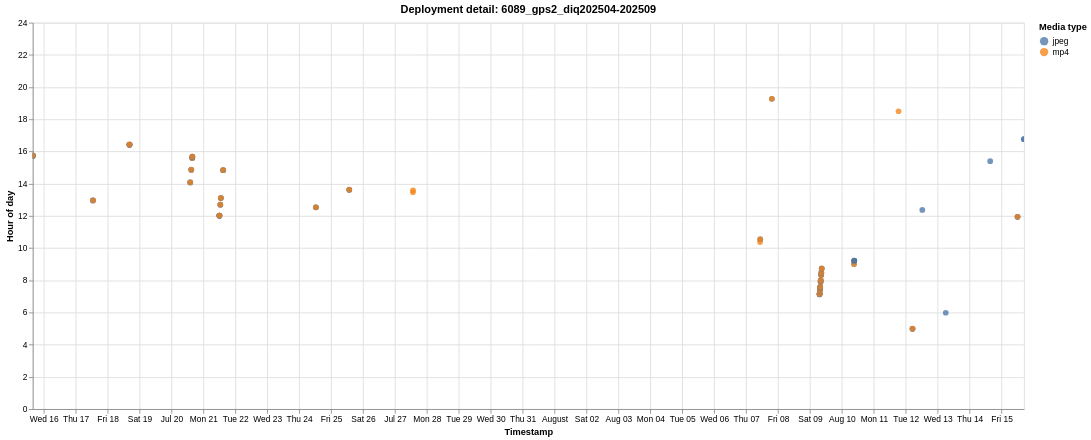

Express this chart as Vega-Lite.
### Vega-Lite specification from a JSON file in a GitHub repository (floating-point values rounded to 4 significant figures)
{"$schema": "https://vega.github.io/schema/vega-lite/v6.1.0.json", "config": {"view": {"continuousHeight": 300, "continuousWidth": 300}}, "data": {"name": "data-9f1a76628f048f1cec872d9e7650684e"}, "datasets": {"data-9f1a76628f048f1cec872d9e7650684e": [{"deployment": "6089_gps2_diq202504-202509", "deployment_order": 24, "event_index": 0, "hour_of_day": 15.71, "media_type": "jpeg", "timestamp": "2025-07-15T15:42:45"}, {"deployment": "6089_gps2_diq202504-202509", "deployment_order": 24, "event_index": 1, "hour_of_day": 15.71, "media_type": "jpeg", "timestamp": "2025-07-15T15:42:46"}, {"deployment": "6089_gps2_diq202504-202509", "deployment_order": 24, "event_index": 2, "hour_of_day": 15.72, "media_type": "mp4", "timestamp": "2025-07-15T15:43:08"}, {"deployment": "6089_gps2_diq202504-202509", "deployment_order": 24, "event_index": 3, "hour_of_day": 15.76, "media_type": "jpeg", "timestamp": "2025-07-15T15:45:34"}, {"deployment": "6089_gps2_diq202504-202509", "deployment_order": 24, "event_index": 4, "hour_of_day": 15.76, "media_type": "jpeg", "timestamp": "2025-07-15T15:45:35"}, {"deployment": "6089_gps2_diq202504-202509", "deployment_order": 24, "event_index": 5, "hour_of_day": 15.77, "media_type": "mp4", "timestamp": "2025-07-15T15:45:58"}, {"deployment": "6089_gps2_diq202504-202509", "deployment_order": 24, "event_index": 6, "hour_of_day": 12.96, "media_type": "jpeg", "timestamp": "2025-07-17T12:57:39"}, {"deployment": "6089_gps2_diq202504-202509", "deployment_order": 24, "event_index": 7, "hour_of_day": 12.96, "media_type": "jpeg", "timestamp": "2025-07-17T12:57:40"}, {"deployment": "6089_gps2_diq202504-202509", "deployment_order": 24, "event_index": 8, "hour_of_day": 12.97, "media_type": "mp4", "timestamp": "2025-07-17T12:58:02"}, {"deployment": "6089_gps2_diq202504-202509", "deployment_order": 24, "event_index": 9, "hour_of_day": 16.42, "media_type": "jpeg", "timestamp": "2025-07-18T16:24:58"}, {"deployment": "6089_gps2_diq202504-202509", "deployment_order": 24, "event_index": 10, "hour_of_day": 16.42, "media_type": "jpeg", "timestamp": "2025-07-18T16:24:59"}, {"deployment": "6089_gps2_diq202504-202509", "deployment_order": 24, "event_index": 11, "hour_of_day": 16.42, "media_type": "mp4", "timestamp": "2025-07-18T16:25:22"}, {"deployment": "6089_gps2_diq202504-202509", "deployment_order": 24, "event_index": 12, "hour_of_day": 16.43, "media_type": "jpeg", "timestamp": "2025-07-18T16:25:52"}, {"deployment": "6089_gps2_diq202504-202509", "deployment_order": 24, "event_index": 13, "hour_of_day": 16.43, "media_type": "jpeg", "timestamp": "2025-07-18T16:25:53"}, {"deployment": "6089_gps2_diq202504-202509", "deployment_order": 24, "event_index": 14, "hour_of_day": 16.44, "media_type": "mp4", "timestamp": "2025-07-18T16:26:14"}, {"deployment": "6089_gps2_diq202504-202509", "deployment_order": 24, "event_index": 15, "hour_of_day": 14.08, "media_type": "jpeg", "timestamp": "2025-07-20T14:04:43"}, {"deployment": "6089_gps2_diq202504-202509", "deployment_order": 24, "event_index": 16, "hour_of_day": 14.08, "media_type": "jpeg", "timestamp": "2025-07-20T14:04:44"}, {"deployment": "6089_gps2_diq202504-202509", "deployment_order": 24, "event_index": 17, "hour_of_day": 14.09, "media_type": "mp4", "timestamp": "2025-07-20T14:05:06"}, {"deployment": "6089_gps2_diq202504-202509", "deployment_order": 24, "event_index": 18, "hour_of_day": 14.86, "media_type": "jpeg", "timestamp": "2025-07-20T14:51:50"}, {"deployment": "6089_gps2_diq202504-202509", "deployment_order": 24, "event_index": 19, "hour_of_day": 14.86, "media_type": "jpeg", "timestamp": "2025-07-20T14:51:51"}, {"deployment": "6089_gps2_diq202504-202509", "deployment_order": 24, "event_index": 20, "hour_of_day": 14.87, "media_type": "mp4", "timestamp": "2025-07-20T14:52:12"}, {"deployment": "6089_gps2_diq202504-202509", "deployment_order": 24, "event_index": 21, "hour_of_day": 15.6, "media_type": "jpeg", "timestamp": "2025-07-20T15:35:44"}, {"deployment": "6089_gps2_diq202504-202509", "deployment_order": 24, "event_index": 22, "hour_of_day": 15.6, "media_type": "jpeg", "timestamp": "2025-07-20T15:35:45"}, {"deployment": "6089_gps2_diq202504-202509", "deployment_order": 24, "event_index": 23, "hour_of_day": 15.6, "media_type": "mp4", "timestamp": "2025-07-20T15:36:06"}, {"deployment": "6089_gps2_diq202504-202509", "deployment_order": 24, "event_index": 24, "hour_of_day": 15.67, "media_type": "jpeg", "timestamp": "2025-07-20T15:40:30"}, {"deployment": "6089_gps2_diq202504-202509", "deployment_order": 24, "event_index": 25, "hour_of_day": 15.68, "media_type": "jpeg", "timestamp": "2025-07-20T15:40:31"}, {"deployment": "6089_gps2_diq202504-202509", "deployment_order": 24, "event_index": 26, "hour_of_day": 15.68, "media_type": "mp4", "timestamp": "2025-07-20T15:40:52"}, {"deployment": "6089_gps2_diq202504-202509", "deployment_order": 24, "event_index": 27, "hour_of_day": 12.01, "media_type": "jpeg", "timestamp": "2025-07-21T12:00:18"}, {"deployment": "6089_gps2_diq202504-202509", "deployment_order": 24, "event_index": 28, "hour_of_day": 12.01, "media_type": "jpeg", "timestamp": "2025-07-21T12:00:19"}, {"deployment": "6089_gps2_diq202504-202509", "deployment_order": 24, "event_index": 29, "hour_of_day": 12.01, "media_type": "mp4", "timestamp": "2025-07-21T12:00:40"}, {"deployment": "6089_gps2_diq202504-202509", "deployment_order": 24, "event_index": 30, "hour_of_day": 12.02, "media_type": "jpeg", "timestamp": "2025-07-21T12:01:00"}, {"deployment": "6089_gps2_diq202504-202509", "deployment_order": 24, "event_index": 31, "hour_of_day": 12.02, "media_type": "jpeg", "timestamp": "2025-07-21T12:01:01"}, {"deployment": "6089_gps2_diq202504-202509", "deployment_order": 24, "event_index": 32, "hour_of_day": 12.02, "media_type": "mp4", "timestamp": "2025-07-21T12:01:22"}, {"deployment": "6089_gps2_diq202504-202509", "deployment_order": 24, "event_index": 33, "hour_of_day": 12.7, "media_type": "jpeg", "timestamp": "2025-07-21T12:41:49"}, {"deployment": "6089_gps2_diq202504-202509", "deployment_order": 24, "event_index": 34, "hour_of_day": 12.7, "media_type": "jpeg", "timestamp": "2025-07-21T12:41:50"}, {"deployment": "6089_gps2_diq202504-202509", "deployment_order": 24, "event_index": 35, "hour_of_day": 12.7, "media_type": "mp4", "timestamp": "2025-07-21T12:42:12"}, {"deployment": "6089_gps2_diq202504-202509", "deployment_order": 24, "event_index": 36, "hour_of_day": 13.11, "media_type": "jpeg", "timestamp": "2025-07-21T13:06:39"}, {"deployment": "6089_gps2_diq202504-202509", "deployment_order": 24, "event_index": 37, "hour_of_day": 13.11, "media_type": "jpeg", "timestamp": "2025-07-21T13:06:40"}, {"deployment": "6089_gps2_diq202504-202509", "deployment_order": 24, "event_index": 38, "hour_of_day": 13.12, "media_type": "mp4", "timestamp": "2025-07-21T13:07:00"}, {"deployment": "6089_gps2_diq202504-202509", "deployment_order": 24, "event_index": 39, "hour_of_day": 14.84, "media_type": "jpeg", "timestamp": "2025-07-21T14:50:17"}, {"deployment": "6089_gps2_diq202504-202509", "deployment_order": 24, "event_index": 40, "hour_of_day": 14.84, "media_type": "jpeg", "timestamp": "2025-07-21T14:50:18"}, {"deployment": "6089_gps2_diq202504-202509", "deployment_order": 24, "event_index": 41, "hour_of_day": 14.84, "media_type": "mp4", "timestamp": "2025-07-21T14:50:40"}, {"deployment": "6089_gps2_diq202504-202509", "deployment_order": 24, "event_index": 42, "hour_of_day": 12.53, "media_type": "jpeg", "timestamp": "2025-07-24T12:31:42"}, {"deployment": "6089_gps2_diq202504-202509", "deployment_order": 24, "event_index": 43, "hour_of_day": 12.53, "media_type": "jpeg", "timestamp": "2025-07-24T12:31:43"}, {"deployment": "6089_gps2_diq202504-202509", "deployment_order": 24, "event_index": 44, "hour_of_day": 12.54, "media_type": "mp4", "timestamp": "2025-07-24T12:32:06"}, {"deployment": "6089_gps2_diq202504-202509", "deployment_order": 24, "event_index": 45, "hour_of_day": 13.62, "media_type": "jpeg", "timestamp": "2025-07-25T13:37:14"}, {"deployment": "6089_gps2_diq202504-202509", "deployment_order": 24, "event_index": 46, "hour_of_day": 13.62, "media_type": "jpeg", "timestamp": "2025-07-25T13:37:15"}, {"deployment": "6089_gps2_diq202504-202509", "deployment_order": 24, "event_index": 47, "hour_of_day": 13.63, "media_type": "mp4", "timestamp": "2025-07-25T13:37:36"}, {"deployment": "6089_gps2_diq202504-202509", "deployment_order": 24, "event_index": 48, "hour_of_day": 13.47, "media_type": "mp4", "timestamp": "2025-07-27T13:28:02"}, {"deployment": "6089_gps2_diq202504-202509", "deployment_order": 24, "event_index": 49, "hour_of_day": 13.59, "media_type": "mp4", "timestamp": "2025-07-27T13:35:18"}, {"deployment": "6089_gps2_diq202504-202509", "deployment_order": 24, "event_index": 50, "hour_of_day": 10.38, "media_type": "mp4", "timestamp": "2025-08-07T10:22:30"}, {"deployment": "6089_gps2_diq202504-202509", "deployment_order": 24, "event_index": 51, "hour_of_day": 10.54, "media_type": "jpeg", "timestamp": "2025-08-07T10:32:39"}, {"deployment": "6089_gps2_diq202504-202509", "deployment_order": 24, "event_index": 52, "hour_of_day": 10.55, "media_type": "mp4", "timestamp": "2025-08-07T10:33:02"}, {"deployment": "6089_gps2_diq202504-202509", "deployment_order": 24, "event_index": 53, "hour_of_day": 19.27, "media_type": "jpeg", "timestamp": "2025-08-07T19:16:03"}, {"deployment": "6089_gps2_diq202504-202509", "deployment_order": 24, "event_index": 54, "hour_of_day": 19.27, "media_type": "mp4", "timestamp": "2025-08-07T19:16:26"}, {"deployment": "6089_gps2_diq202504-202509", "deployment_order": 24, "event_index": 55, "hour_of_day": 7.125, "media_type": "jpeg", "timestamp": "2025-08-09T07:07:31"}, {"deployment": "6089_gps2_diq202504-202509", "deployment_order": 24, "event_index": 56, "hour_of_day": 7.126, "media_type": "jpeg", "timestamp": "2025-08-09T07:07:32"}, {"deployment": "6089_gps2_diq202504-202509", "deployment_order": 24, "event_index": 57, "hour_of_day": 7.132, "media_type": "mp4", "timestamp": "2025-08-09T07:07:54"}, {"deployment": "6089_gps2_diq202504-202509", "deployment_order": 24, "event_index": 58, "hour_of_day": 7.158, "media_type": "jpeg", "timestamp": "2025-08-09T07:09:27"}, {"deployment": "6089_gps2_diq202504-202509", "deployment_order": 24, "event_index": 59, "hour_of_day": 7.158, "media_type": "jpeg", "timestamp": "2025-08-09T07:09:28"}, {"deployment": "6089_gps2_diq202504-202509", "deployment_order": 24, "event_index": 60, "hour_of_day": 7.164, "media_type": "mp4", "timestamp": "2025-08-09T07:09:50"}, {"deployment": "6089_gps2_diq202504-202509", "deployment_order": 24, "event_index": 61, "hour_of_day": 7.344, "media_type": "jpeg", "timestamp": "2025-08-09T07:20:38"}, {"deployment": "6089_gps2_diq202504-202509", "deployment_order": 24, "event_index": 62, "hour_of_day": 7.344, "media_type": "jpeg", "timestamp": "2025-08-09T07:20:39"}, {"deployment": "6089_gps2_diq202504-202509", "deployment_order": 24, "event_index": 63, "hour_of_day": 7.35, "media_type": "mp4", "timestamp": "2025-08-09T07:21:00"}, {"deployment": "6089_gps2_diq202504-202509", "deployment_order": 24, "event_index": 64, "hour_of_day": 7.534, "media_type": "jpeg", "timestamp": "2025-08-09T07:32:01"}, {"deployment": "6089_gps2_diq202504-202509", "deployment_order": 24, "event_index": 65, "hour_of_day": 7.534, "media_type": "jpeg", "timestamp": "2025-08-09T07:32:02"}, {"deployment": "6089_gps2_diq202504-202509", "deployment_order": 24, "event_index": 66, "hour_of_day": 7.539, "media_type": "mp4", "timestamp": "2025-08-09T07:32:22"}, {"deployment": "6089_gps2_diq202504-202509", "deployment_order": 24, "event_index": 67, "hour_of_day": 7.572, "media_type": "jpeg", "timestamp": "2025-08-09T07:34:20"}, {"deployment": "6089_gps2_diq202504-202509", "deployment_order": 24, "event_index": 68, "hour_of_day": 7.572, "media_type": "jpeg", "timestamp": "2025-08-09T07:34:21"}, {"deployment": "6089_gps2_diq202504-202509", "deployment_order": 24, "event_index": 69, "hour_of_day": 7.578, "media_type": "mp4", "timestamp": "2025-08-09T07:34:42"}, {"deployment": "6089_gps2_diq202504-202509", "deployment_order": 24, "event_index": 70, "hour_of_day": 7.899, "media_type": "jpeg", "timestamp": "2025-08-09T07:53:56"}, {"deployment": "6089_gps2_diq202504-202509", "deployment_order": 24, "event_index": 71, "hour_of_day": 7.899, "media_type": "jpeg", "timestamp": "2025-08-09T07:53:57"}, {"deployment": "6089_gps2_diq202504-202509", "deployment_order": 24, "event_index": 72, "hour_of_day": 7.904, "media_type": "mp4", "timestamp": "2025-08-09T07:54:16"}, {"deployment": "6089_gps2_diq202504-202509", "deployment_order": 24, "event_index": 73, "hour_of_day": 7.998, "media_type": "jpeg", "timestamp": "2025-08-09T07:59:51"}, {"deployment": "6089_gps2_diq202504-202509", "deployment_order": 24, "event_index": 74, "hour_of_day": 7.998, "media_type": "jpeg", "timestamp": "2025-08-09T07:59:52"}, {"deployment": "6089_gps2_diq202504-202509", "deployment_order": 24, "event_index": 75, "hour_of_day": 8.003, "media_type": "mp4", "timestamp": "2025-08-09T08:00:12"}, {"deployment": "6089_gps2_diq202504-202509", "deployment_order": 24, "event_index": 76, "hour_of_day": 8.327, "media_type": "jpeg", "timestamp": "2025-08-09T08:19:38"}, {"deployment": "6089_gps2_diq202504-202509", "deployment_order": 24, "event_index": 77, "hour_of_day": 8.328, "media_type": "jpeg", "timestamp": "2025-08-09T08:19:39"}, {"deployment": "6089_gps2_diq202504-202509", "deployment_order": 24, "event_index": 78, "hour_of_day": 8.333, "media_type": "mp4", "timestamp": "2025-08-09T08:20:00"}, {"deployment": "6089_gps2_diq202504-202509", "deployment_order": 24, "event_index": 79, "hour_of_day": 8.462, "media_type": "jpeg", "timestamp": "2025-08-09T08:27:42"}, {"deployment": "6089_gps2_diq202504-202509", "deployment_order": 24, "event_index": 80, "hour_of_day": 8.462, "media_type": "jpeg", "timestamp": "2025-08-09T08:27:43"}, {"deployment": "6089_gps2_diq202504-202509", "deployment_order": 24, "event_index": 81, "hour_of_day": 8.468, "media_type": "mp4", "timestamp": "2025-08-09T08:28:04"}, {"deployment": "6089_gps2_diq202504-202509", "deployment_order": 24, "event_index": 82, "hour_of_day": 8.73, "media_type": "jpeg", "timestamp": "2025-08-09T08:43:49"}, {"deployment": "6089_gps2_diq202504-202509", "deployment_order": 24, "event_index": 83, "hour_of_day": 8.731, "media_type": "jpeg", "timestamp": "2025-08-09T08:43:50"}, {"deployment": "6089_gps2_diq202504-202509", "deployment_order": 24, "event_index": 84, "hour_of_day": 8.736, "media_type": "mp4", "timestamp": "2025-08-09T08:44:10"}, {"deployment": "6089_gps2_diq202504-202509", "deployment_order": 24, "event_index": 85, "hour_of_day": 9.01, "media_type": "jpeg", "timestamp": "2025-08-10T09:00:37"}, {"deployment": "6089_gps2_diq202504-202509", "deployment_order": 24, "event_index": 86, "hour_of_day": 9.016, "media_type": "mp4", "timestamp": "2025-08-10T09:00:58"}, {"deployment": "6089_gps2_diq202504-202509", "deployment_order": 24, "event_index": 87, "hour_of_day": 9.205, "media_type": "jpeg", "timestamp": "2025-08-10T09:12:19"}, {"deployment": "6089_gps2_diq202504-202509", "deployment_order": 24, "event_index": 88, "hour_of_day": 9.206, "media_type": "jpeg", "timestamp": "2025-08-10T09:12:20"}, {"deployment": "6089_gps2_diq202504-202509", "deployment_order": 24, "event_index": 89, "hour_of_day": 9.212, "media_type": "mp4", "timestamp": "2025-08-10T09:12:42"}, {"deployment": "6089_gps2_diq202504-202509", "deployment_order": 24, "event_index": 90, "hour_of_day": 9.227, "media_type": "jpeg", "timestamp": "2025-08-10T09:13:37"}, {"deployment": "6089_gps2_diq202504-202509", "deployment_order": 24, "event_index": 91, "hour_of_day": 9.227, "media_type": "jpeg", "timestamp": "2025-08-10T09:13:38"}, {"deployment": "6089_gps2_diq202504-202509", "deployment_order": 24, "event_index": 92, "hour_of_day": 18.5, "media_type": "mp4", "timestamp": "2025-08-11T18:29:58"}, {"deployment": "6089_gps2_diq202504-202509", "deployment_order": 24, "event_index": 93, "hour_of_day": 4.985, "media_type": "jpeg", "timestamp": "2025-08-12T04:59:05"}, {"deployment": "6089_gps2_diq202504-202509", "deployment_order": 24, "event_index": 94, "hour_of_day": 4.985, "media_type": "jpeg", "timestamp": "2025-08-12T04:59:06"}, {"deployment": "6089_gps2_diq202504-202509", "deployment_order": 24, "event_index": 95, "hour_of_day": 4.991, "media_type": "mp4", "timestamp": "2025-08-12T04:59:28"}, {"deployment": "6089_gps2_diq202504-202509", "deployment_order": 24, "event_index": 96, "hour_of_day": 12.37, "media_type": "jpeg", "timestamp": "2025-08-12T12:22:03"}, {"deployment": "6089_gps2_diq202504-202509", "deployment_order": 24, "event_index": 97, "hour_of_day": 5.984, "media_type": "jpeg", "timestamp": "2025-08-13T05:59:02"}, {"deployment": "6089_gps2_diq202504-202509", "deployment_order": 24, "event_index": 98, "hour_of_day": 15.4, "media_type": "jpeg", "timestamp": "2025-08-14T15:23:50"}, {"deployment": "6089_gps2_diq202504-202509", "deployment_order": 24, "event_index": 99, "hour_of_day": 11.94, "media_type": "jpeg", "timestamp": "2025-08-15T11:56:18"}, {"deployment": "6089_gps2_diq202504-202509", "deployment_order": 24, "event_index": 100, "hour_of_day": 11.94, "media_type": "jpeg", "timestamp": "2025-08-15T11:56:19"}, {"deployment": "6089_gps2_diq202504-202509", "deployment_order": 24, "event_index": 101, "hour_of_day": 11.94, "media_type": "mp4", "timestamp": "2025-08-15T11:56:40"}, {"deployment": "6089_gps2_diq202504-202509", "deployment_order": 24, "event_index": 102, "hour_of_day": 16.76, "media_type": "jpeg", "timestamp": "2025-08-15T16:45:48"}, {"deployment": "6089_gps2_diq202504-202509", "deployment_order": 24, "event_index": 103, "hour_of_day": 16.76, "media_type": "jpeg", "timestamp": "2025-08-15T16:45:49"}]}, "encoding": {"color": {"field": "media_type", "scale": {"scheme": "tableau10"}, "title": "Media type", "type": "nominal"}, "shape": {"field": "media_type", "title": "Media type", "type": "nominal"}, "tooltip": [{"field": "deployment", "title": "Deployment", "type": "nominal"}, {"field": "timestamp", "format": "%Y-%m-%d %H:%M:%S", "title": "Timestamp", "type": "temporal"}, {"field": "hour_of_day", "format": ".2f", "title": "Hour of day", "type": "quantitative"}, {"field": "media_type", "title": "Media type", "type": "nominal"}], "x": {"field": "timestamp", "title": "Timestamp", "type": "temporal"}, "y": {"field": "hour_of_day", "scale": {"domain": [0, 24]}, "title": "Hour of day", "type": "quantitative"}}, "height": 460, "mark": {"opacity": 0.78, "size": 46, "type": "circle"}, "params": [{"bind": "scales", "name": "param_1e9efca18e7a2868", "select": {"encodings": ["x", "y"], "type": "interval"}}], "title": "Deployment detail: 6089_gps2_diq202504-202509", "width": 1180}
